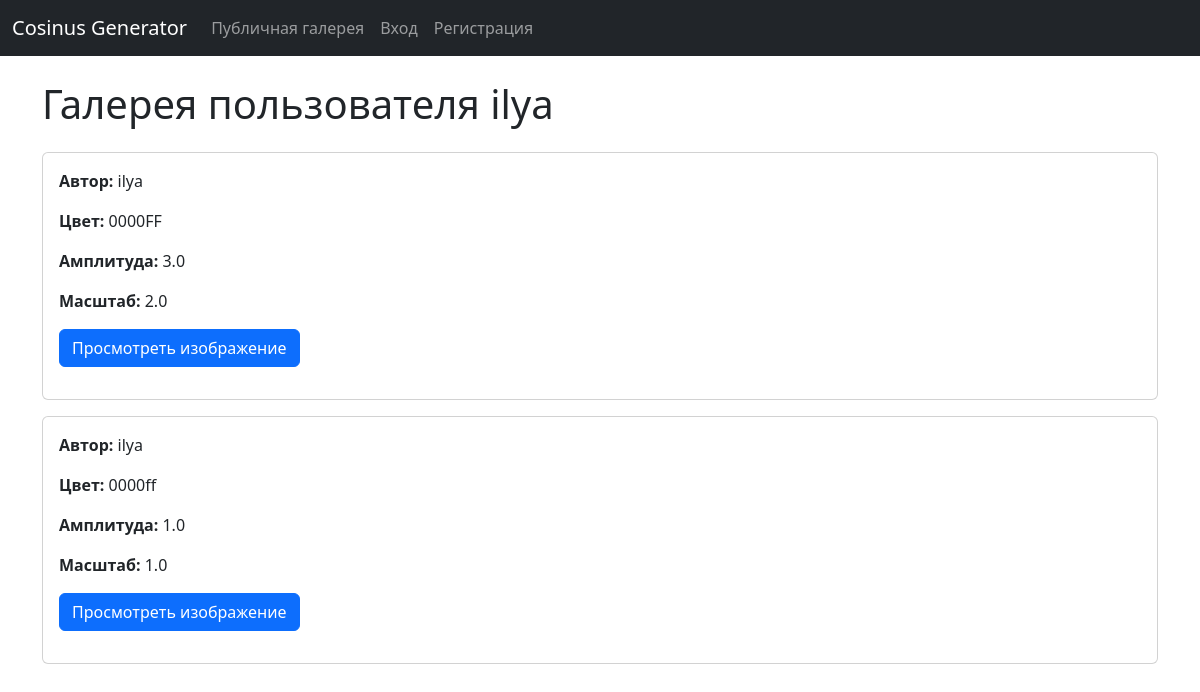
The page /gallery/user/ilya/ on the database as committed earlier.
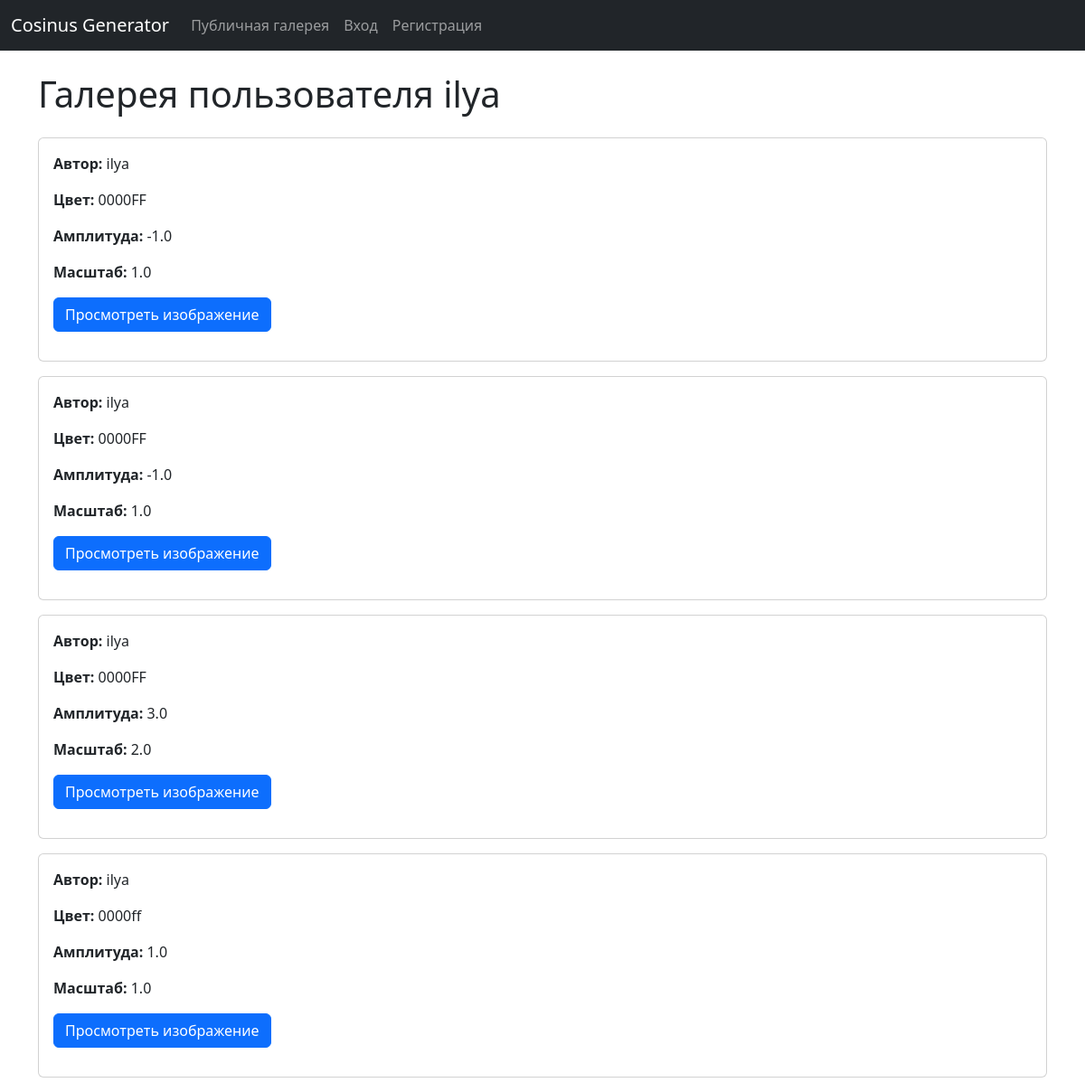
The same page on the database as committed later.
### images/models.py (models this page shows, shortened)
class User(AbstractUser): # Определение кастомной модели пользователя, наследующейся от AbstractUser
    groups = models.ManyToManyField(
        'auth.Group',
        related_name='images_user_groups',  # Уникальное имя для обратного аксессора
        blank=True,
        help_text='The groups this user belongs to.',
        verbose_name='groups'
    )

class ImageConfig(models.Model):
    user = models.ForeignKey(User, on_delete=models.CASCADE, related_name='image_configs')
    color = models.CharField(max_length=7, default='#0000FF')  # HEX-код цвета, по умолчанию синий
    amplitude = models.FloatField(
        validators=[MinValueValidator(0.1), MaxValueValidator(10.0)], default=1.0
    )  # Амплитуда косинуса
    scale = models.FloatField(
        validators=[MinValueValidator(0.1), MaxValueValidator(10.0)], default=1.0
    )  # Масштаб графика
    created_at = models.DateTimeField(auto_now_add=True)
    class Meta:
        ordering = ['-created_at']

### images/views.py (the view)
# urls.py: path('gallery/user/<str:username>/', views.user_gallery, name='user_gallery'),
def user_gallery(request, username):
    user = get_object_or_404(User, username=username)
    configs = ImageConfig.objects.filter(user=user)
    return render(request, 'gallery.html', {'configs': configs, 'gallery_user': user})

### images/templates/gallery.html (shortened to what this page needs)
{% extends "base.html" %}
{% block content %}
    <h1 class="mb-4">
        {% if gallery_user %}
            Галерея пользователя {{ gallery_user.username }}
        {% elif request.path == '/gallery/my/' %}
            Моя галерея
        {% else %}
            Публичная галерея
        {% endif %}
    </h1>
    {% if authors %}
        {% for author in authors %}
            <div class="card mb-3">
                <div class="card-body">
                    <p class="card-text"><strong>Автор:</strong> {{ author.username }}</p>
                    <a href="{% url 'user_gallery' author.username %}" class="btn btn-primary">Посмотреть галерею</a>
                </div>
            </div>
        {% endfor %}
    {% elif configs %}
        {% for config in configs %}
            <div class="card mb-3">
                <div class="card-body">
                    <p class="card-text"><strong>Автор:</strong> {{ config.user.username }}</p>
                    <p class="card-text"><strong>Цвет:</strong> {{ config.color }}</p>
                    <p class="card-text"><strong>Амплитуда:</strong> {{ config.amplitude }}</p>
                    <p class="card-text"><strong>Масштаб:</strong> {{ config.scale }}</p>
                    <a href="{% url 'image_detail' config.pk %}" class="btn btn-primary">Просмотреть изображение</a>
                </div>
            </div>
        {% endfor %}
    {% else %}
        <p class="text-muted">Конфигурации или авторы не найдены.</p>
    {% endif %}
{% endblock %}

### images/templates/base.html (shortened to what this page needs)
<!DOCTYPE html>
<html lang="ru">
<head>
    <link href="https://cdn.jsdelivr.net/npm/bootstrap@5.3.3/dist/css/bootstrap.min.css" rel="stylesheet">
</head>
<body>
    <nav class="navbar navbar-expand-lg navbar-dark bg-dark">
        <div class="container-fluid">
            <a class="navbar-brand" href="{% url 'public_gallery' %}">Cosinus Generator</a>
            <div class="collapse navbar-collapse" id="navbarNav">
                <ul class="navbar-nav me-auto mb-2 mb-lg-0">
                    <li class="nav-item">
                        <a class="nav-link" href="{% url 'public_gallery' %}">Публичная галерея</a>
                    </li>
                    {% if user.is_authenticated %}
                        <li class="nav-item">
                            <a class="nav-link" href="{% url 'my_gallery' %}">Моя галерея</a>
                        </li>
                        <li class="nav-item">
                            <a class="nav-link" href="{% url 'generate_image' %}">Создать изображение</a>
                        </li>
                        {% if user.is_staff %}
                            <li class="nav-item">
                                <a class="nav-link" href="{% url 'admin:index' %}">Админ-панель</a>
                            </li>
                        {% endif %}
                    {% else %}
                        <li class="nav-item">
                            <a class="nav-link" href="{% url 'login' %}">Вход</a>
                        </li>
                        <li class="nav-item">
                            <a class="nav-link" href="{% url 'register' %}">Регистрация</a>
                        </li>
                    {% endif %}
                </ul>
            </div>
        </div>
    </nav>
    <div class="container mt-4">
        {% block content %}{% endblock %}
    </div>
</body>
</html>

Rows that differ between the two databases and show on the page:
added ImageConfig: user.username "ilya", color "0000FF", amplitude "-1.0", scale "1.0"
added ImageConfig: user.username "ilya", color "0000FF", amplitude "-1.0", scale "1.0"
